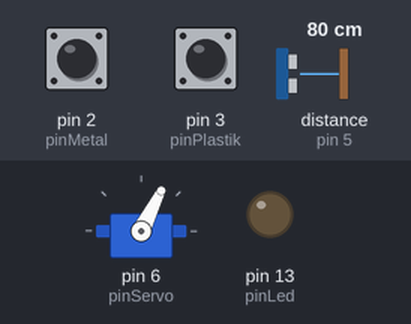
This sketch was run on a simulated Arduino Uno, built with avr-gcc and run on an emulated ATmega328P. Shown: servo, output pins drawn as LEDs (lit = HIGH). Wiring (inferred from the names in the program): ultrasonic range finder: trigger pin 4; echo pin 5. Inputs (shaded band) come from the test bench; at power-on: pin 2 (pinMetal) HIGH, pin 3 (pinPlastik) HIGH, distance to the obstacle (sensor on pin 5) 80 cm. The echo pulse lasts 58.3 µs per cm; the audio player accepts every command and is not drawn; pins used as bus, display or sensor lines are not drawn; what the sketch prints to the serial monitor is not drawn.

Above: at 6.0 s.
Timing chart, 0 to 7.5 s (numbered marks = the images above):
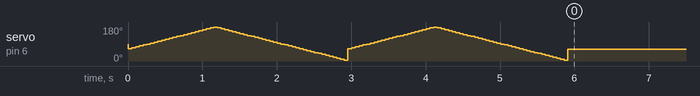

The sketch:

Projek_yasmin_multitask_V2.1.ino
```cpp
#include <Servo.h>
#include <SoftwareSerial.h>
#include <DFPlayer_Mini_Mp3.h>

#define Debug true
#define DebugS true
SoftwareSerial SerialX(10, 11);// RX, TX

Servo tutup;

#define pinMetal 2
#define pinPlastik 3
#define pinTrig 4
#define pinEcho 5
#define pinServo 6
#define pinLed 13

boolean metal = true;
boolean plastik = false;
byte distance;
unsigned long duration;

// multi tasking
unsigned long waktu_sekarang;
unsigned long waktu_sebelum1 = 0;
unsigned long waktu_sebelum2 = 0;
unsigned long waktu_sebelum3 = 0;
unsigned long waktu_sebelum4 = 0;

void setup() {
  // put your setup code here, to run once:
  Serial.begin(9600);
  SerialX.begin(9600);
  tutup.attach(pinServo);
  mp3_set_serial (SerialX);  //set Serial for DFPlayer-mini mp3 module
  delay(1);  //wait 1ms for mp3 module to set volume
  mp3_set_volume (50);

  pinMode(pinMetal, INPUT);
  pinMode(pinPlastik, INPUT);
  pinMode(pinEcho, INPUT);

  pinMode(pinTrig, OUTPUT);
  pinMode(pinLed, OUTPUT);
  for(int j = 0; j < 2;j++){
  for(int i = 65; i < 180; i+=5){
    tutup.write(i);
    delay(50);
  }
  for(int i = 180; i > 0; i-=5){
    tutup.write(i);
    delay(50);
  }
  for(int i = 0; i > 65; i-=5){
    tutup.write(i);
    delay(50);
  }
  }
  tutup.write(63);

}

void loop() {
  // put your main code here, to run repeatedly:
  waktu_sekarang = millis();
  if(waktu_sekarang - waktu_sebelum3 > 1000 && Debug == true){
    waktu_sebelum3 = waktu_sekarang;
    Serial.println("===== Mode Debug ON ====");
    pinSensor();
    Ultrasonic();
    Serial.print("Jarak = ");
    Serial.print(distance);
    Serial.println(" cm");
    Serial.print("Plastik = ");
    Serial.println(plastik);
    Serial.print("Metal = ");
    Serial.println(metal);
  }
  if(waktu_sekarang - waktu_sebelum4 > 1000 && DebugS == true){
    waktu_sebelum4 = waktu_sekarang;
    Serial.println("Play 1");
    mp3_play(1);
    delay(5500);
    Serial.println("Play 2");
    mp3_play(2);
    delay(3500);
    Serial.println("Play 3");
    mp3_play(3);
    delay(3500);
    Serial.println("Play 4");
    mp3_play(4);
    delay(4500);
    Serial.println("Play 5");
    mp3_play(5);
    delay(3500);
  }
  if(waktu_sekarang - waktu_sebelum1 > 1000 && Debug == false){
    waktu_sebelum1 = waktu_sekarang;
    Ultrasonic();
    Serial.println("Jarak = ");
    Serial.println(distance);
    Serial.println("==================================");
  }
  if(waktu_sekarang - waktu_sebelum2 > 1000 && Debug == false){
    waktu_sebelum2 = waktu_sekarang;
    if(distance < 30){ //jika jarak < 30cm
      Serial.println("Jarak = ");
      Serial.println(distance);
      Serial.println("Ada Orang");
      sensor : pinSensor();
      mp3_play(1);//silahkan dekatkan sampah anda pada detektor
      delay(5500);//sesuai durasi diatas
      if(plastik == false){
        if(metal == false){
          Serial.println("Non Organik");
          mp3_play(2);// Sampah Metal
          tutup.write(0);
          delay(3500);
          mp3_play(4);//Silahkan Masukan Sampah Anda
          delay(4500);
          mp3_play(5);//Terima Kasih
          tutup.write(63);
          delay(3500);
          mp3_stop();
        }
        else {
          Serial.println("Organik");
          mp3_play(3);// Sampah Plastik
          tutup.write(180);
          delay(3500);
          mp3_play(4);//Silahkan Masukan Sampah Anda
          delay(4500);
          mp3_play(5);//Terima Kasih
          tutup.write(63);
          delay(3500);
          mp3_stop();
        }
      }
      else {
        goto sensor;
      }
    }
    else {
        Serial.println("Tidak Ada Orang");
        delay(500);
    }
  }
}
// ==========================================================
void Ultrasonic(){
  digitalWrite (pinTrig, LOW);
  delayMicroseconds(2);

  digitalWrite(pinTrig,HIGH);
  delayMicroseconds(10);
  digitalWrite(pinTrig,LOW);

  duration = pulseIn(pinEcho,HIGH);
  distance = duration*0.034/2;
  if(distance >= 3){
    distance = distance +1;
  }
  else if(distance==4){
    distance=4;
  }
  else if(distance < 3){
    distance = duration*0.034/2;
  }
}
void pinSensor(){
  metal = digitalRead(pinMetal);
  plastik = digitalRead(pinPlastik);
}
```
